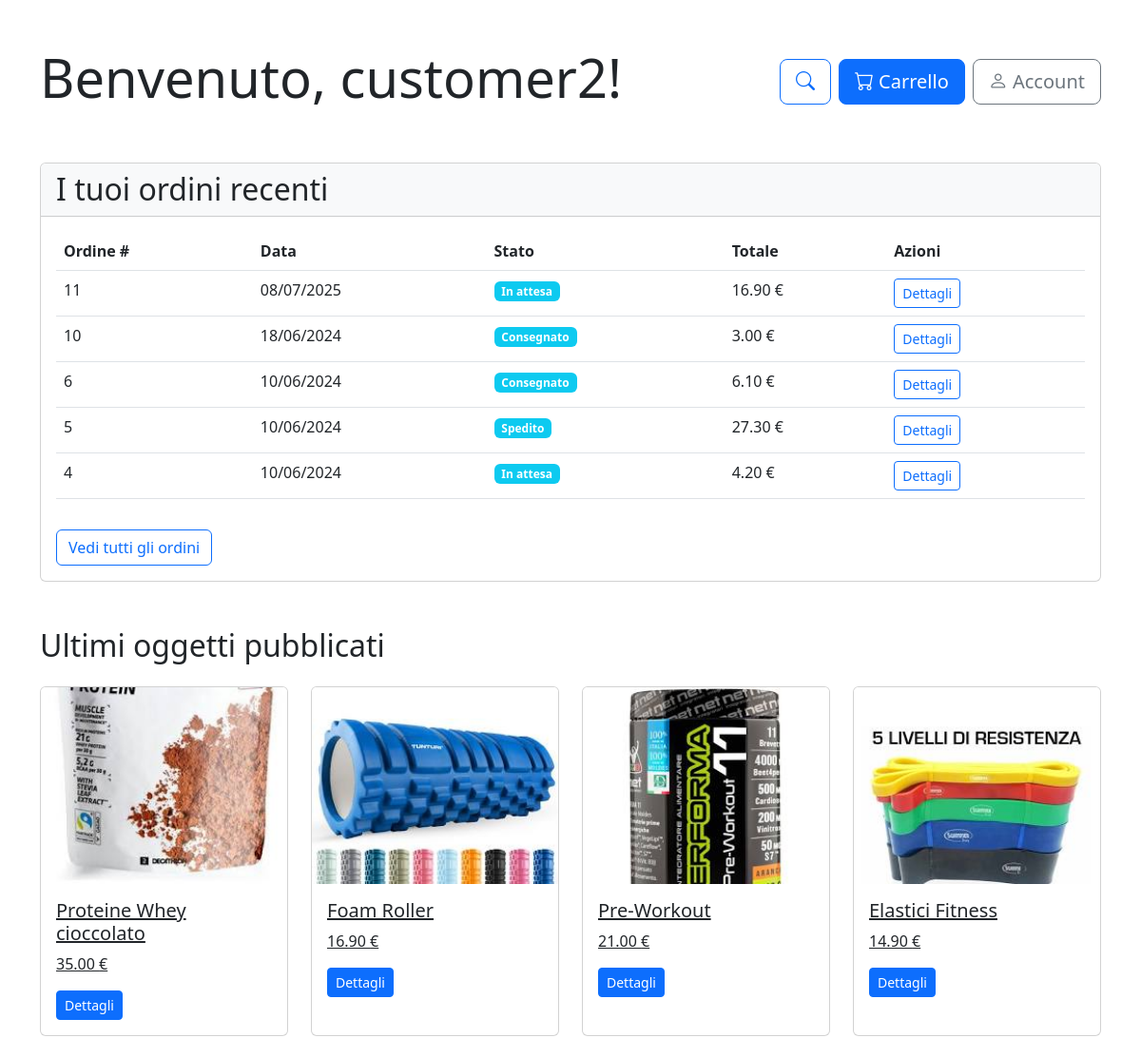
/user_home_page/ (signed in, upper part), run on an earlier commit of the app's database.
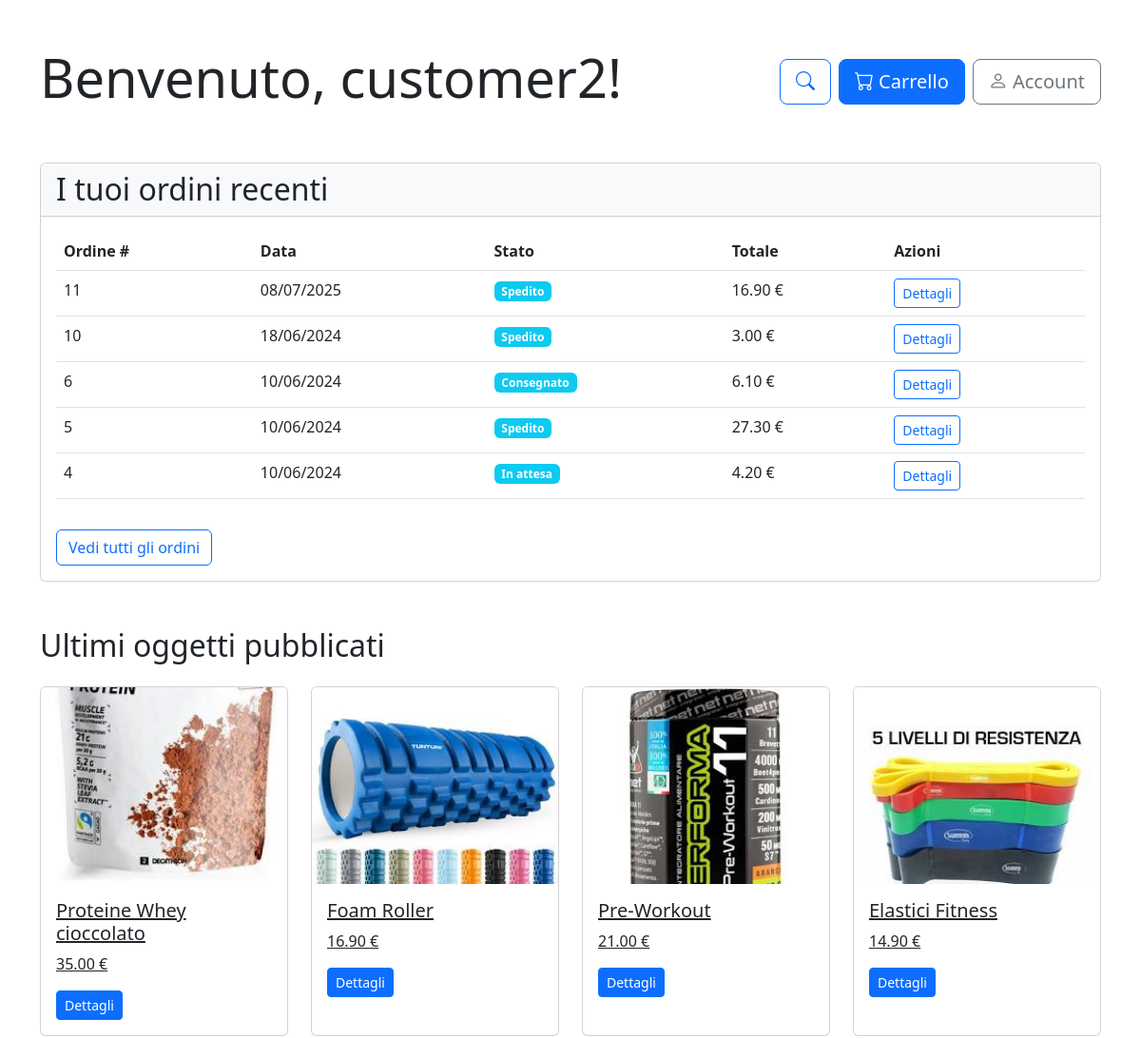
And on a later commit of the database.
### core/models.py (models this page shows, shortened)
class Order(models.Model):
    STATUS_CHOICES = [
        ('pending', 'In attesa'),
        ('shipped', 'Spedito'),
        ('delivered', 'Consegnato'),
        ('cancelled', 'Annullato'),
    ]
    user = models.ForeignKey(CustomUser, on_delete=models.CASCADE, related_name='orders')
    created_at = models.DateTimeField(auto_now_add=True)
    address = models.ForeignKey(DeliveryAddress, on_delete=models.SET_NULL, null=True, blank=True, related_name='orders') # if an address is deleted, orders will still reference to a valid address
    delivery_date = models.DateField()
    status = models.CharField(max_length=20, choices=STATUS_CHOICES, default='pending')
    shipping_cost = models.DecimalField(max_digits=10, decimal_places=2, default=0.00)
    shipping_method = models.CharField(max_length=50, default='standard')
    payment_method = models.CharField(max_length=16)
    class Meta:
        ordering = ('-created_at',)
        permissions = [
            ("view_all_orders", "Può vedere tutti gli ordini"),
        ]
    def get_total_cost(self):
        return sum(item.get_cost() for item in self.items.all())

class OrderItem(models.Model):
    order = models.ForeignKey(Order, on_delete=models.CASCADE, related_name='items')
    product = models.ForeignKey(Product, on_delete=models.CASCADE)
    price = models.DecimalField(max_digits=10, decimal_places=2) # Price at the time of order
    quantity = models.PositiveIntegerField(default=1)
    def get_cost(self):
        return self.price * self.quantity

### users/views.py (the view)
# urls.py: path('user_home_page/', user_home_page, name='user_home_page'),
@login_required
def user_home_page(request):
    user = request.user
    recent_orders = Order.objects.filter(user=user).order_by('-created_at')[:5]
    categories = Category.objects.all()
    latest_products = Product.objects.all().order_by('-created')[:8]
    already_bought_products_list = recent_orders.first()
    already_bought_products =  OrderItem.objects.filter(order=already_bought_products_list)
    already_bought_products_category = Category.objects.filter(product__in=already_bought_products.values_list('product', flat=True))
    if already_bought_products_category.exists() and already_bought_products.exists():
        suggested_products = Product.objects.filter(category__in=already_bought_products_category).exclude(id__in=already_bought_products)[:4]
    else:
        suggested_products = Product.objects.all().order_by('-created')[:4]
    context = {
        'user': user,
        'recent_orders': recent_orders,
        'latest_products': latest_products,
        'categories': categories,
        'suggested_products': suggested_products
    }
    return render(request, 'users/user_home_page.html', context)

### templates/users/user_home_page.html (shortened to what this page needs)
{% extends "base.html" %}
{% block content %}
<div class="container py-5">
    <div class="row mb-5">
        <div class="col-md-8">
            <h1 class="display-4">Benvenuto, {{ user.username }}!</h1>
        </div>
        <div class="col-md-4 text-end d-flex align-items-center justify-content-end">
            <a href="{% url 'products:product_list_category' %}" class="btn btn-outline-primary btn-lg me-2" title="Cerca prodotti">
                <i class="bi bi-search"></i>
            </a>
            <a href="{% url 'core:view_cart' %}" class="btn btn-primary btn-lg">
                <i class="bi bi-cart"></i> Carrello
            </a>
            <a href="{% url 'users:account' %}" class="btn btn-outline-secondary btn-lg ms-2">
                <i class="bi bi-person"></i> Account
            </a>
        </div>
    </div>
    <div class="card mb-5">
        <div class="card-header bg-light">
            <h2 class="mb-0">I tuoi ordini recenti</h2>
        </div>
        <div class="card-body">
            {% if recent_orders %}
                <div class="table-responsive">
                    <table class="table table-hover">
                        <thead>
                            <tr>
                                <th>Ordine #</th>
                                <th>Data</th>
                                <th>Stato</th>
                                <th>Totale</th>
                                <th>Azioni</th>
                            </tr>
                        </thead>
                        <tbody>
                            {% for order in recent_orders %}
                            <tr>
                                <td>{{ order.id }}</td>
                                <td>{{ order.created_at|date:"d/m/Y" }}</td>
                                <td>
                                    <span class="badge {% if order.status == 'completed' %}bg-success{% elif order.status == 'processing' %}bg-warning{% else %}bg-info{% endif %}">
                                        {{ order.get_status_display }}
                                    </span>
                                </td>
                                <td>{{ order.get_total_cost }} €</td>
                                <td>
                                    <a href="{% url 'core:order_detail' order.id %}" class="btn btn-sm btn-outline-primary">Dettagli</a>
                                </td>
                            </tr>
                            {% endfor %}
                        </tbody>
                    </table>
                </div>
                <a href="{% url 'core:order_history' %}" class="btn btn-outline-primary mt-3">Vedi tutti gli ordini</a>
            {% else %}
                <div class="alert alert-info">Non hai ancora effettuato alcun ordine.</div>
            {% endif %}
        </div>
    </div>
    <h2 class="mb-4">Ultimi oggetti pubblicati</h2>
    <div class="row row-cols-1 row-cols-md-4 g-4 mb-5">
        {% for product in latest_products %}
        <div class="col">
            <a href="{% url 'products:product_info' product.id %}?source=user_home_page" class="card h-100">
                {% if product.image %}
                    <img src="{{ product.image.url }}" class="card-img-top" alt="{{ product.name }}">
                {% else %}
                    <img src='https://www.placehold.co/30x20' class="card-img-top" alt="{{ product.name }}">
                {% endif %}
                <div class="card-body">
                    <h5 class="card-title">{{ product.name }}</h5>
                    <p class="card-text">{{ product.price }} €</p>
                    <span class="btn btn-sm btn-primary">Dettagli</span>
                </div>
            </a>
        </div>
        {% empty %}
        <div class="col-12">
            <div class="alert alert-info">Nessun prodotto disponibile al momento</div>
        </div>
        {% endfor %}
    </div>
</div>
{% endblock %}

What changed in the data, as far as the page shows it:
changed Order id 11: status "In attesa" → "Spedito"
changed Order id 10: status "Consegnato" → "Spedito"
